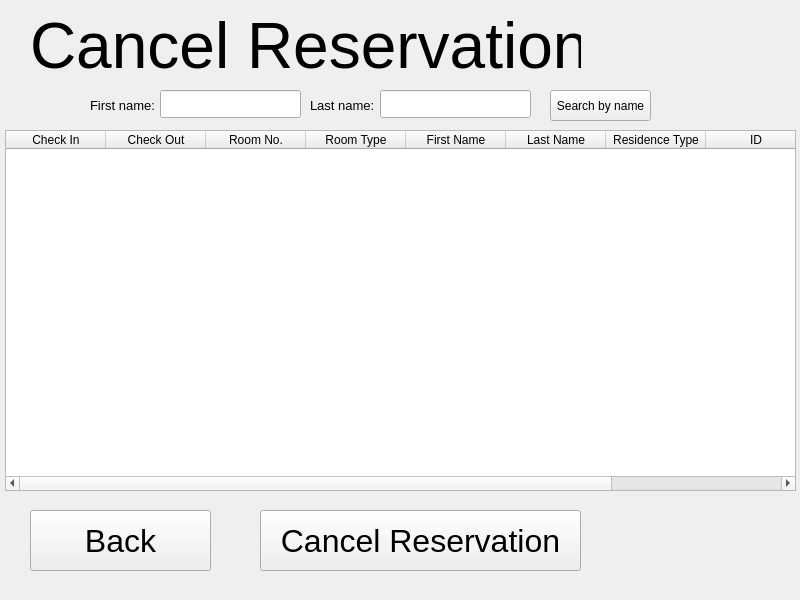
<?xml version="1.0" encoding="UTF-8"?>
<ui version="4.0">
 <class>Form</class>
 <widget class="QWidget" name="Form">
  <property name="geometry">
   <rect>
    <x>0</x>
    <y>0</y>
    <width>800</width>
    <height>600</height>
   </rect>
  </property>
  <property name="windowTitle">
   <string>Form</string>
  </property>
  <widget class="QLineEdit" name="first_name_lineEdit">
   <property name="geometry">
    <rect>
     <x>160</x>
     <y>90</y>
     <width>141</width>
     <height>28</height>
    </rect>
   </property>
   <property name="font">
    <font>
     <family>MS Sans Serif</family>
     <pointsize>14</pointsize>
    </font>
   </property>
   <property name="readOnly">
    <bool>false</bool>
   </property>
  </widget>
  <widget class="QTableWidget" name="tableWidget">
   <property name="enabled">
    <bool>true</bool>
   </property>
   <property name="geometry">
    <rect>
     <x>5</x>
     <y>130</y>
     <width>791</width>
     <height>361</height>
    </rect>
   </property>
   <property name="sizePolicy">
    <sizepolicy hsizetype="Fixed" vsizetype="Fixed">
     <horstretch>0</horstretch>
     <verstretch>0</verstretch>
    </sizepolicy>
   </property>
   <property name="autoScrollMargin">
    <number>21</number>
   </property>
   <property name="selectionMode">
    <enum>QAbstractItemView::ExtendedSelection</enum>
   </property>
   <attribute name="horizontalHeaderDefaultSectionSize">
    <number>100</number>
   </attribute>
   <column>
    <property name="text">
     <string>Check In</string>
    </property>
   </column>
   <column>
    <property name="text">
     <string>Check Out</string>
    </property>
   </column>
   <column>
    <property name="text">
     <string>Room No.</string>
    </property>
   </column>
   <column>
    <property name="text">
     <string>Room Type</string>
    </property>
   </column>
   <column>
    <property name="text">
     <string>First Name</string>
    </property>
   </column>
   <column>
    <property name="text">
     <string>Last Name</string>
    </property>
   </column>
   <column>
    <property name="text">
     <string>Residence Type</string>
    </property>
   </column>
   <column>
    <property name="text">
     <string>ID</string>
    </property>
   </column>
   <column>
    <property name="text">
     <string>Tel</string>
    </property>
   </column>
  </widget>
  <widget class="QPushButton" name="search_by_name_btn">
   <property name="geometry">
    <rect>
     <x>550</x>
     <y>90</y>
     <width>101</width>
     <height>31</height>
    </rect>
   </property>
   <property name="text">
    <string>Search by name</string>
   </property>
  </widget>
  <widget class="QLabel" name="Cancel_Reservation_Label">
   <property name="geometry">
    <rect>
     <x>30</x>
     <y>10</y>
     <width>551</width>
     <height>71</height>
    </rect>
   </property>
   <property name="font">
    <font>
     <pointsize>48</pointsize>
    </font>
   </property>
   <property name="text">
    <string>Cancel Reservation</string>
   </property>
  </widget>
  <widget class="QPushButton" name="back_btn">
   <property name="geometry">
    <rect>
     <x>30</x>
     <y>510</y>
     <width>181</width>
     <height>61</height>
    </rect>
   </property>
   <property name="font">
    <font>
     <pointsize>24</pointsize>
    </font>
   </property>
   <property name="text">
    <string>Back</string>
   </property>
  </widget>
  <widget class="QPushButton" name="cancel_reservation_btn">
   <property name="geometry">
    <rect>
     <x>260</x>
     <y>510</y>
     <width>321</width>
     <height>61</height>
    </rect>
   </property>
   <property name="font">
    <font>
     <pointsize>24</pointsize>
    </font>
   </property>
   <property name="text">
    <string>Cancel Reservation</string>
   </property>
  </widget>
  <widget class="QLineEdit" name="last_name_lineEdit">
   <property name="geometry">
    <rect>
     <x>380</x>
     <y>90</y>
     <width>151</width>
     <height>28</height>
    </rect>
   </property>
   <property name="font">
    <font>
     <family>MS Sans Serif</family>
     <pointsize>14</pointsize>
    </font>
   </property>
   <property name="readOnly">
    <bool>false</bool>
   </property>
  </widget>
  <widget class="QLabel" name="label">
   <property name="geometry">
    <rect>
     <x>90</x>
     <y>90</y>
     <width>81</width>
     <height>31</height>
    </rect>
   </property>
   <property name="font">
    <font>
     <pointsize>10</pointsize>
    </font>
   </property>
   <property name="toolTip">
    <string>&lt;html&gt;&lt;head/&gt;&lt;body&gt;&lt;p&gt;&lt;span style=&quot; font-size:12pt; font-weight:600;&quot;&gt;First name:&lt;/span&gt;&lt;/p&gt;&lt;/body&gt;&lt;/html&gt;</string>
   </property>
   <property name="text">
    <string>First name:</string>
   </property>
  </widget>
  <widget class="QLabel" name="label_2">
   <property name="geometry">
    <rect>
     <x>310</x>
     <y>90</y>
     <width>81</width>
     <height>31</height>
    </rect>
   </property>
   <property name="font">
    <font>
     <pointsize>10</pointsize>
    </font>
   </property>
   <property name="toolTip">
    <string>&lt;html&gt;&lt;head/&gt;&lt;body&gt;&lt;p&gt;&lt;span style=&quot; font-size:12pt; font-weight:600;&quot;&gt;First name:&lt;/span&gt;&lt;/p&gt;&lt;/body&gt;&lt;/html&gt;</string>
   </property>
   <property name="text">
    <string>Last name:</string>
   </property>
  </widget>
 </widget>
 <resources/>
 <connections/>
</ui>
